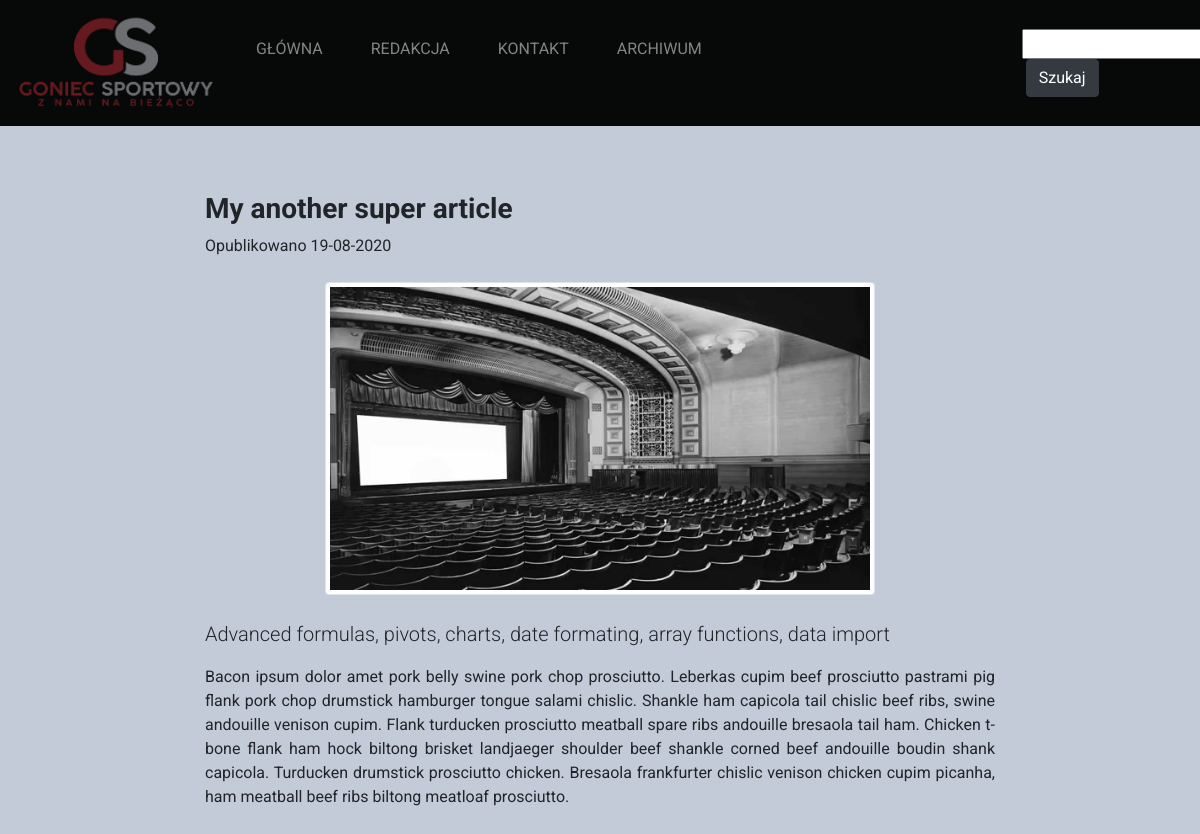
The page /my-another-super-article/ on the database its author committed.
### tablica/models.py (models this page shows, shortened)
class Article(models.Model):
	title = models.CharField(max_length=150)
	description = models.CharField(max_length=300)
	paragraph = models.TextField() #mandatory text
	paragraph2 = models.TextField(blank=True)
	paragraph3 = models.TextField(blank=True)
	paragraph4 = models.TextField(blank=True)
	paragraph5 = models.TextField(blank=True)
	date = models.DateTimeField(auto_now_add=True)
	image = models.ImageField(upload_to='tablica/images/', blank=True) #optional field
	image2 = models.ImageField(upload_to='tablica/images/', blank=True) #optional field
	image3 = models.ImageField(upload_to='tablica/images/', blank=True) #optional field
	image4 = models.ImageField(upload_to='tablica/images/', blank=True) #optional field
	image5 = models.ImageField(upload_to='tablica/images/', blank=True) #optional field
	url = models.URLField(blank=True) #optional field
	slug = models.SlugField(unique=True)

### tablica/views.py (the view)
# urls.py: path('<slug:slug>/', views.wpis, name='wpis'),
def wpis(request, slug):
	wpis = get_object_or_404(Article, slug=slug)
	return render(request, 'tablica/wpis.html', {'wpis':wpis})

### tablica/templates/tablica/wpis.html (shortened to what this page needs)
{% extends 'tablica/baza2.html' %}
{% block content %}
<div class="row my-5">
	<div class="col-md-2">
	</div>
	<div class="post col-md-8">
		<h3><strong>{{ wpis.title }}</strong></h3>
		Opublikowano {{ wpis.date| date:"d-m-Y"}}
		{% if wpis.image %}
			<img class="img-thumbnail mx-auto d-block pb-1 my-4" src="{{ wpis.image.url }}" height="200" width="550">
		{% endif %}
		<p class="lead text-justify">{{ wpis.description}}</p>
		<p class="text-justify">{{ wpis.paragraph}}</p>
	</div>
	<div class="col-md-2">
	</div>
</div>
{% endblock %}

### tablica/templates/tablica/baza2.html (shortened to what this page needs)
{% load static %}
<!DOCTYPE html>
<html lang="pl">
<head>
    <link rel="stylesheet" href="https://stackpath.bootstrapcdn.com/bootstrap/4.5.2/css/bootstrap.min.css">
</head>
<body>
	<nav id="mainNavbar" class="navbar navbar-dark navbar-expand-lg py-2 fixed-top">
	  <a href="#" class="navbar-brand"><img src="{% static "tablica/Logo.png" %}" height=100 width=200></a>
	  <div class="collapse navbar-collapse" id="navLinks">
	    <ul class="navbar-nav">
	      <li class="nav-item px-3">
	        <a class="nav-link" href="{% url 'home' %}">GŁÓWNA</a>
	      </li>
	      <li class="nav-item px-3">
	        <a class="nav-link" href="{% url 'redakcja' %}">REDAKCJA</a>
	      </li>
	      <li class="nav-item px-3 ">
	        <a class="nav-link" href="{% url 'kontakt' %}">KONTAKT</a>
	      </li>
	      <li class="nav-item px-3 ">
	        <a class="nav-link" href="{% url 'archiwum' %}">ARCHIWUM</a>
	      </li>
	     <li class="nav-item px-5 mx-5">
	     </li>
	      <li class="nav-item px-4 mx-3">
	     </li>
	      <li class="nav-item px-4">
	      	<form action="{% url 'wyszukaj' %}" method="get">
	      	  <input type="text" name="search">
	      	  <button type="submit" class="btn btn-dark mx-1">Szukaj</button>
	      	</form>
	      </li>
	    </ul>
	  </div>
	</nav>
	<br><br><br><br><br><br>
	  {% block content %}
	  {% endblock %}
</body>
</html>

### tablica/templates/tablica/baza2.html (style rules this page uses)
body { font-family: Roboto; background-color: #c3cbd9; }
#mainNavbar { background-color: #070808; }

### rows shown on the page
Article: title "My another super article", date "19-08-2020", image (picture), description "Advanced formulas, pivots, charts, date formating, array functions, data import", paragraph "Bacon ipsum dolor amet pork belly swine pork chop prosciutto. Leberkas cupim beef prosciutto pastrami pig flank pork chop drumstick hamburger tongue salami chislic. Shankle ham capicola tail chislic beef ribs, swine andouille venison cupim. Flank turducken prosciutto meatball spare ribs andouille bresaola tail ham. Chicken t-bone flank ham hock biltong brisket landjaeger shoulder beef shankle corned beef andouille boudin shank capicola. Turducken drumstick prosciutto chicken. Bresaola frankfurter chislic venison chicken cupim picanha, ham meatball beef ribs biltong meatloaf prosciutto."
